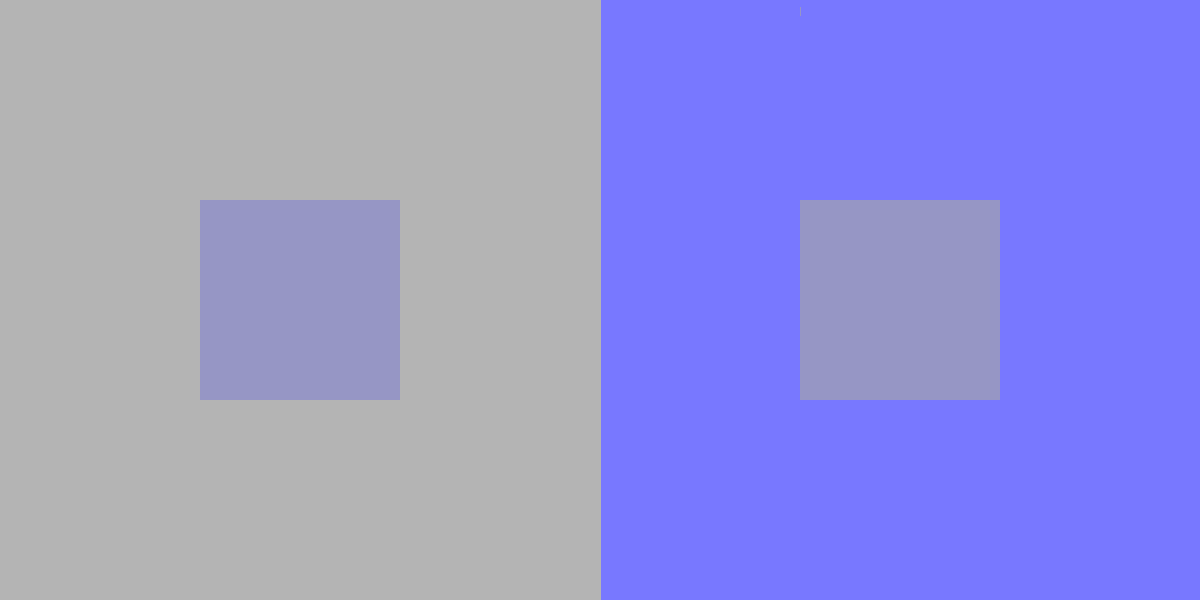
#> input picture HW1/1/P1/color_saturation_illusion.png, 1200 x 600 px
$ python a.py
#> lines starting #> are read from the running program, lines starting #| are printed output that depends on the picture
import numpy as np
from matplotlib import image
from matplotlib import pyplot as plt

image = image.imread("P1/color_saturation_illusion.png")
#> image is the input picture: shape (600, 1200, 3) float32; mean R, G, B 0.59, 0.59, 0.845
bg1 = image[0, 0]
#> bg1 = [0.706, 0.706, 0.706]
bg2 = image[599, 1199]
#> bg2 = [0.471, 0.471, 1]

image[np.all(image == bg1, axis=-1)] = bg2
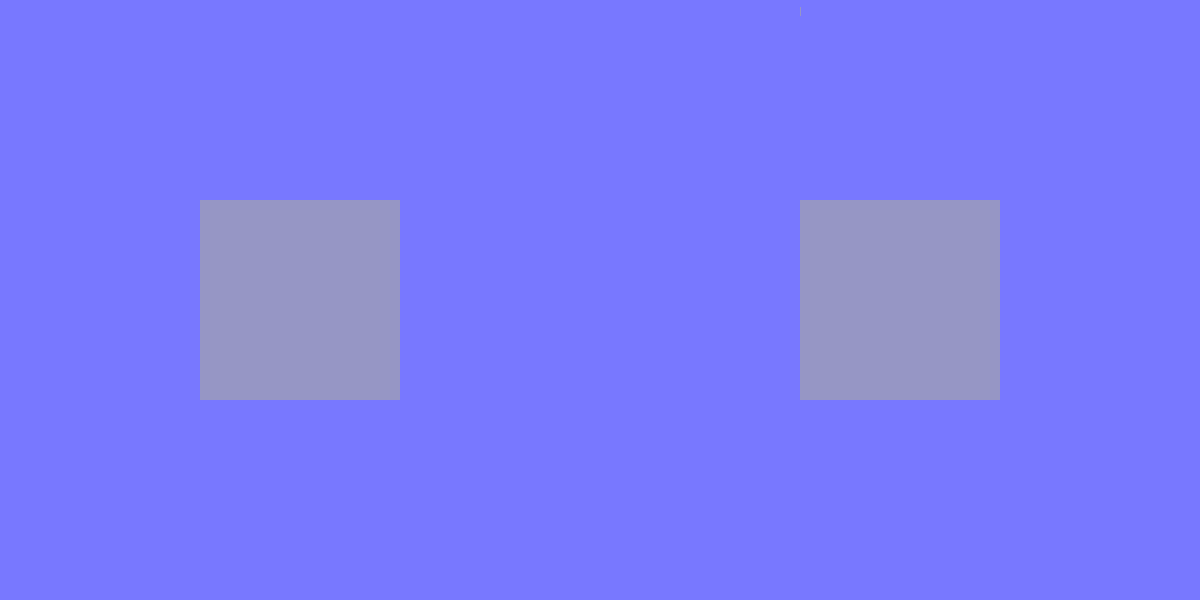
#> image: shape (600, 1200, 3) float32; mean R, G, B 0.483, 0.483, 0.976

plt.imshow(image)
plt.show()

image[np.all(image == bg2, axis=-1)] = 1
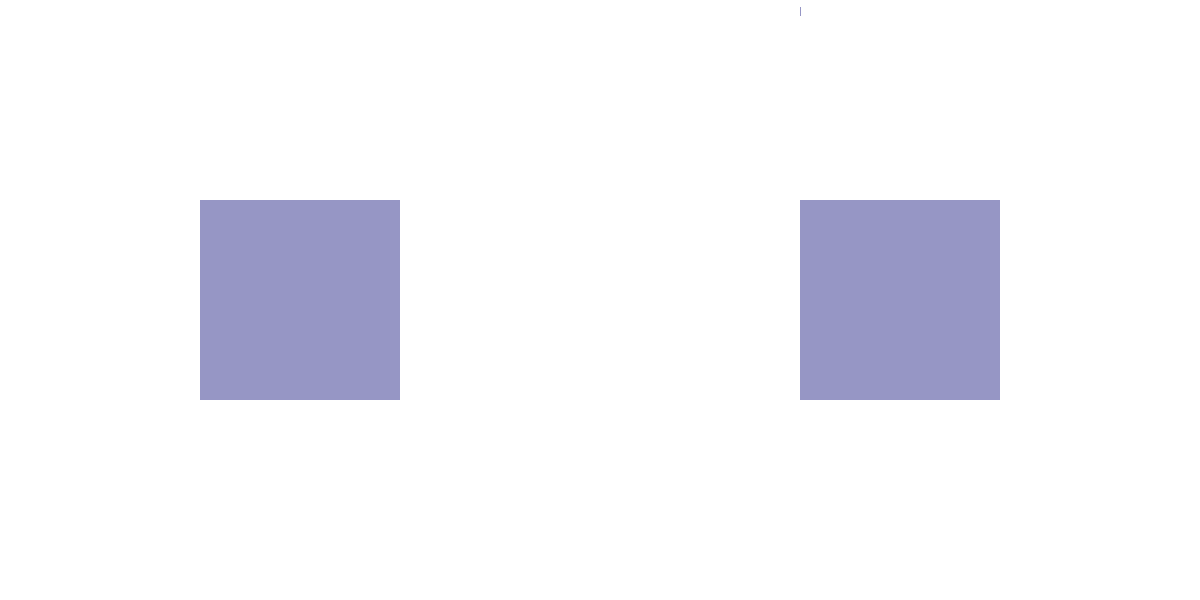
#> image: shape (600, 1200, 3) float32; mean R, G, B 0.955, 0.955, 0.976

plt.imshow(image)
plt.show()
